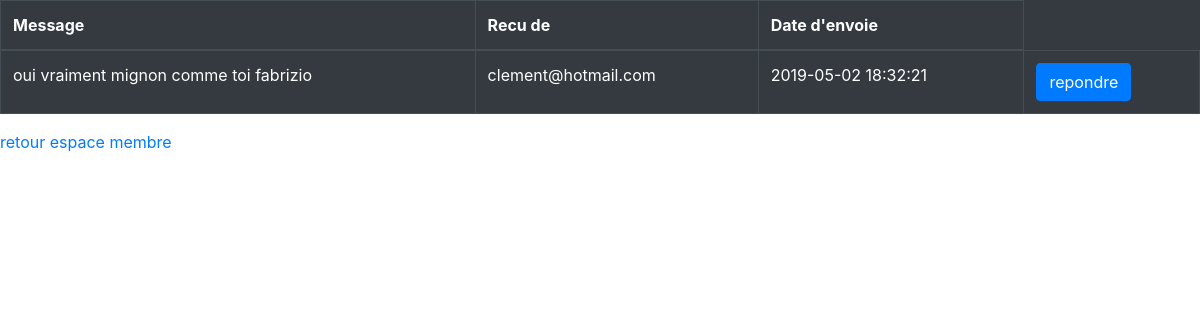
Screenshot of /boite_reception.php (signed in) with the database file from the repository.
### tables this page shows
CREATE TABLE IF NOT EXISTS `mess` (
  `id` int(255) NOT NULL AUTO_INCREMENT,
  `id_expediteur` int(255) NOT NULL,
  `id_destinataire` int(255) NOT NULL,
  `message` text NOT NULL,
  `date_envoi` datetime NOT NULL DEFAULT CURRENT_TIMESTAMP,
  PRIMARY KEY (`id`) USING BTREE,
  KEY `id_expediteur` (`id_expediteur`)
);

CREATE TABLE IF NOT EXISTS `user` (
  `id` int(255) NOT NULL AUTO_INCREMENT,
  `nom` varchar(50) NOT NULL,
  `prenom` varchar(50) NOT NULL,
  `mdp` varchar(50) NOT NULL,
  `email` varchar(50) NOT NULL,
  `pseudo` varchar(50) NOT NULL,
  `role` varchar(10) NOT NULL,
  PRIMARY KEY (`id`)
);

### boite_reception.php (the view, shortened to what this page needs)
<?php
$bdd = connectionDb();
$condition = 0 ;
    ?>
<!DOCTYPE html PUBLIC "-//W3C//DTD XHTML 1.0 Strict//EN" "http://www.w3.org/TR/xhtml1/DTD/xhtml1-strict.dtd">
<html xmlns="http://www.w3.org/1999/xhtml" xml:lang="fr" >
<head>
    <link rel="stylesheet" type="text/css" href="bootstrap.min.css">
</head>
<body>
<?php if($condition !== 3) {;?>
<div class="table-responsive">
    <table class="table  table-hover table-bordered table-dark">
        <thead>
            <th>Message</th>
            <th>Recu de </th>
            <th>Date d'envoie</th>
        </thead>
        <tbody>
            <?php
            $requete = $bdd->prepare('SELECT mess.message,user.email,mess.date_envoi,mess.id_expediteur FROM mess INNER JOIN user ON
                                                    mess.id_destinataire=user.id WHERE user.id=:id_user');
            $requete->execute(array('id_user' =>$_SESSION['id']));
            while($data = $requete->fetch())
            {
                $a = $bdd->prepare('SELECT email FROM user WHERE id=:id');
                $a->execute(array('id'=>$data['id_expediteur']));
                $d = $a->fetch() ; ?>
                    <tr>
                        <td><?php echo  $data['message'];?></td>
                        <td><?php echo  $d['email'];?></td>
                        <td><?php echo  $data['date_envoi'];?></td>
                        <td>
                            <form action="boite_reception.php" method="post">
                                <input type="submit" name="repondre" value="repondre" class="btn btn-primary">
                            </form>
                        </td>
                    </tr>
             <?php $a->closeCursor(); } $requete->closeCursor(); ?>
        </tbody>
    </table>
    <a href="redirection.php">retour espace membre</a>
</div>
<?php } ;?>
</body>
</html>

### rows the page displays
mess: message "oui vraiment mignon comme toi fabrizio", id_expediteur.email "clement@hotmail.com", date_envoi "2019-05-02 18:32:21"
